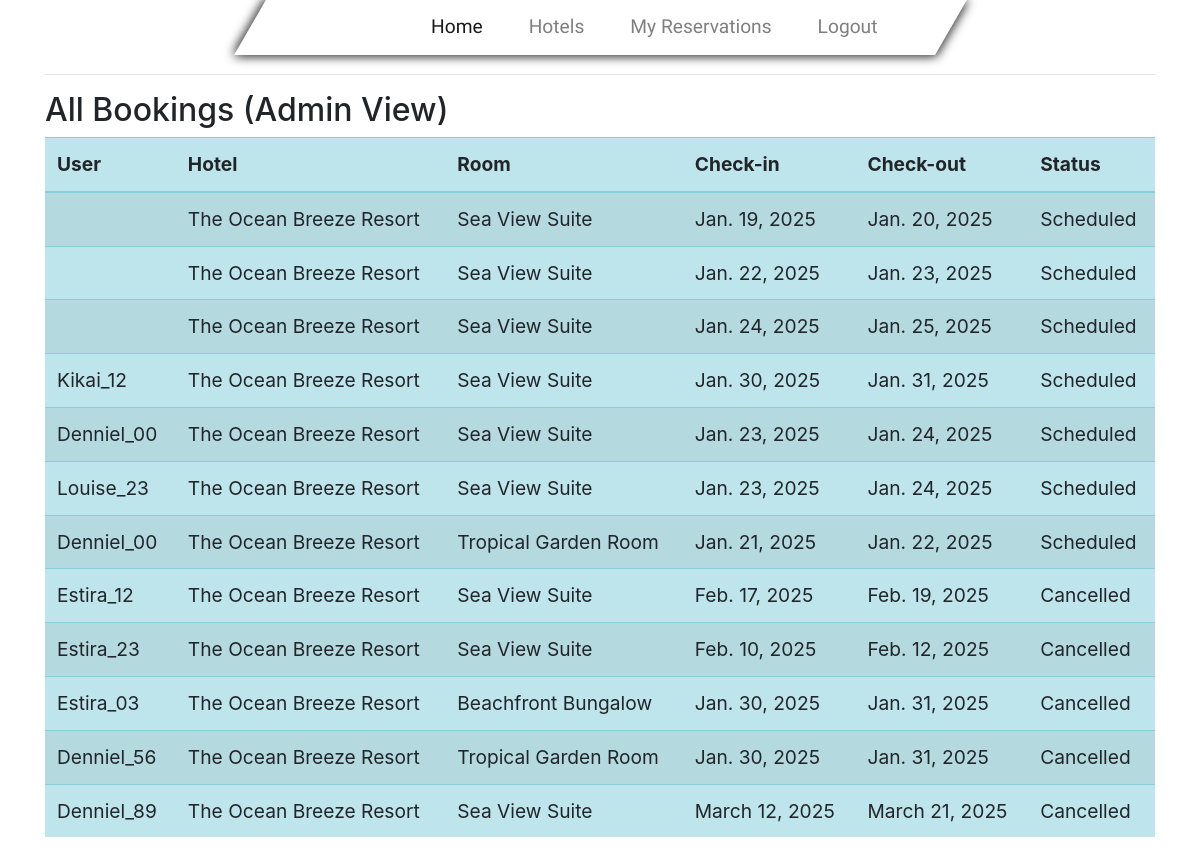
/my-reservations/ (signed in), run on the app's committed database.
### hotel/models.py (models this page shows, shortened)
class Reservation(models.Model):
    STATUS_CHOICES = [
        ('scheduled', 'Scheduled'),
        ('cancelled', 'Cancelled'),
        ('completed', 'Completed'),
    ]
    room = models.ForeignKey(Room, related_name='reservations', on_delete=models.CASCADE)
    customer_name = models.CharField(max_length=200)
    customer_email = models.EmailField()
    customer_phone = models.CharField(max_length=15)
    check_in = models.DateField()
    check_out = models.DateField()
    status = models.CharField(max_length=10, choices=STATUS_CHOICES, default='scheduled')
    services = models.ManyToManyField(Service, related_name='reservations', blank=True)
    user = models.ForeignKey(User, related_name='reservations', on_delete=models.CASCADE, null=True, blank=True)

class Room(models.Model):
    hotel = models.ForeignKey(Hotel, related_name='rooms', on_delete=models.CASCADE)
    name = models.CharField(max_length=100)
    description = models.TextField()
    price = models.DecimalField(max_digits=10, decimal_places=2)
    available = models.BooleanField(default=True)
    image = models.ImageField(upload_to='rooms/', blank=True, null=True)

class Hotel(models.Model):
    name = models.CharField(max_length=200)
    description = models.TextField()
    image = models.ImageField(upload_to='hotels/', blank=True, null=True)

### hotel/views.py (the view)
# urls.py: path('my-reservations/', views.user_reservation_list, name='user_reservation_list'),
@login_required
def user_reservation_list(request):
    if not request.user.is_staff:
        reservations = Reservation.objects.filter(user=request.user)
    else:
        reservations = None  # Admin shouldn't see their own bookings here
    all_bookings = Reservation.objects.all() if request.user.is_staff else None
    return render(request, 'hotel/user_reservation_list.html', {
        'reservations': reservations,
        'all_bookings': all_bookings,
    })

### hotel/templates/hotel/user_reservation_list.html (shortened to what this page needs)
{% extends "hotel/base.html" %}
{% block content %}
<br><Br>
{% if user.is_staff %}
    <hr>
    <h2>All Bookings (Admin View)</h2>
    {% if all_bookings %}
        <table class="table table-info table-striped">
            <thead>
                <tr>
                    <th>User</th>
                    <th>Hotel</th>
                    <th>Room</th>
                    <th>Check-in</th>
                    <th>Check-out</th>
                    <th>Status</th>
                </tr>
            </thead>
            <tbody>
                {% for booking in all_bookings %}
                    <tr>
                        <td>{{ booking.user.username }}</td>
                        <td>{{ booking.room.hotel.name }}</td>
                        <td>{{ booking.room.name }}</td>
                        <td>{{ booking.check_in }}</td>
                        <td>{{ booking.check_out }}</td>
                        <td>{{ booking.get_status_display }}</td>
                    </tr>
                {% endfor %}
            </tbody>
        </table>
    {% else %}
        <p>No bookings found.</p>
    {% endif %}
{% endif %}
{% endblock %}

### static/css/magic.css (style rules this page uses)
body { font-size: 1.2rem; }

### data on the page
Reservation: room.hotel.name "The Ocean Breeze Resort", room.name "Sea View Suite", check_in "Jan. 19, 2025", check_out "Jan. 20, 2025", status "Scheduled"
Reservation: room.hotel.name "The Ocean Breeze Resort", room.name "Sea View Suite", check_in "Jan. 22, 2025", check_out "Jan. 23, 2025", status "Scheduled"
Reservation: room.hotel.name "The Ocean Breeze Resort", room.name "Sea View Suite", check_in "Jan. 24, 2025", check_out "Jan. 25, 2025", status "Scheduled"
Reservation: user.username "Kikai_12", room.hotel.name "The Ocean Breeze Resort", room.name "Sea View Suite", check_in "Jan. 30, 2025", check_out "Jan. 31, 2025", status "Scheduled"
Reservation: user.username "Denniel_00", room.hotel.name "The Ocean Breeze Resort", room.name "Sea View Suite", check_in "Jan. 23, 2025", check_out "Jan. 24, 2025", status "Scheduled"
Reservation: user.username "Louise_23", room.hotel.name "The Ocean Breeze Resort", room.name "Sea View Suite", check_in "Jan. 23, 2025", check_out "Jan. 24, 2025", status "Scheduled"
Reservation: user.username "Denniel_00", room.hotel.name "The Ocean Breeze Resort", room.name "Tropical Garden Room", check_in "Jan. 21, 2025", check_out "Jan. 22, 2025", status "Scheduled"
Reservation: user.username "Estira_12", room.hotel.name "The Ocean Breeze Resort", room.name "Sea View Suite", check_in "Feb. 17, 2025", check_out "Feb. 19, 2025", status "Cancelled"
Reservation: user.username "Estira_23", room.hotel.name "The Ocean Breeze Resort", room.name "Sea View Suite", check_in "Feb. 10, 2025", check_out "Feb. 12, 2025", status "Cancelled"
Reservation: user.username "Estira_03", room.hotel.name "The Ocean Breeze Resort", room.name "Beachfront Bungalow", check_in "Jan. 30, 2025", check_out "Jan. 31, 2025", status "Cancelled"
Reservation: user.username "Denniel_56", room.hotel.name "The Ocean Breeze Resort", room.name "Tropical Garden Room", check_in "Jan. 30, 2025", check_out "Jan. 31, 2025", status "Cancelled"
Reservation: user.username "Denniel_89", room.hotel.name "The Ocean Breeze Resort", room.name "Sea View Suite", check_in "March 12, 2025", check_out "March 21, 2025", status "Cancelled"
